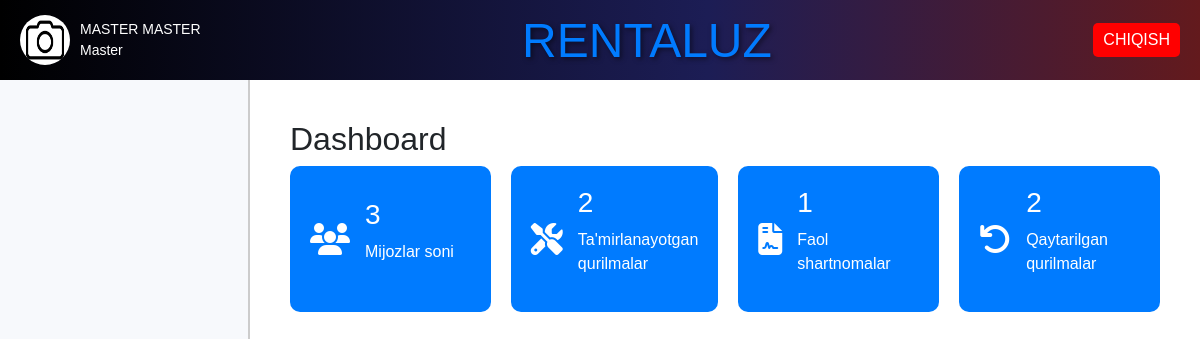
The app's page /home/ (signed in) with its own data.
### rental/models.py (models this page shows, shortened)
class CustomUser(AbstractUser):
    rasm=models.ImageField(default='static/img/default.jpg')
    ism = models.CharField(max_length=255)
    familiya = models.CharField(max_length=255)
    lavozimi = models.CharField(max_length=255)
    username = models.CharField(max_length=255, unique=True)
    password = models.CharField(max_length=255)
    is_staff = models.BooleanField(default=False)
    is_active = models.BooleanField(default=True)

### rental/views.py (the view)
# urls.py: path('home/',HomeView.as_view(),name='home'),
class HomeView(LoginRequiredMixin,View):
    def get(self,request):
        mijozlar_soni=Mijozlar.objects.count()
        jami_qurilmalar = Qurilmalar.objects.count()
        faol_shartnomalar = Prokat.objects.filter(qaytarish__isnull=True).count()
        qaytarilgan_soni = Qaytarish.objects.count()
        tamirlashdagi_qurilmalar = Tamirlash.objects.count()
        context = {
            'mijozlar_soni':mijozlar_soni,
            'jami_qurilmalar': jami_qurilmalar,
            'faol_shartnomalar': faol_shartnomalar,
            'qaytarilgan_soni': qaytarilgan_soni,
            'tamirlashdagi_qurilmalar': tamirlashdagi_qurilmalar,
        }
        return render(request,'home.html',context)

### templates/home.html (shortened to what this page needs)
<!DOCTYPE html>
<html lang="en">
{% load static %}
<head>
    <link rel="stylesheet" href="https://stackpath.bootstrapcdn.com/bootstrap/4.5.2/css/bootstrap.min.css">
    <link rel="stylesheet" href="https://cdnjs.cloudflare.com/ajax/libs/font-awesome/5.15.4/css/all.min.css">
    <link rel="stylesheet" href="{% static 'css/styles.css' %}">
    <link rel="stylesheet" href="https://code.jquery.com/ui/1.12.1/themes/base/jquery-ui.css">
</head>
<body>
    <div class="header">
        <div class="profile-info" onclick="openModal()">
            <img src="{{ request.user.rasm.url }}" alt="Profile Picture" class="profile-pic">
            <div class="profile-details">
                <span>{{ request.user.ism }} {{ request.user.familiya }}</span><br>
                <span>{{ request.user.lavozimi }}</span>
            </div>
        </div>
        <div class="logo">
            <div class="text"><a href="{% url 'home' %}" style="text-decoration: none;">RENTALUZ</a></div>
        </div>
        <div>
            <button class="logout" onclick="window.location.href='{% url 'logout' %}'">CHIQISH</button>
        </div>
    </div>
    <div class="layout">
        <nav class="menu" id="sidebar">
        </nav>
        <main class="main-content">
            {% block content %}
            {%if request.path == '/home/' %}
            <div class="dashboard">
                <h2>Dashboard</h2>
                <div class="stats">
                    <div class="stat-item">
                        <i class="fas fa-users fa-2x"></i>
                        <div class="stat-info">
                            <h3>{{ mijozlar_soni }}</h3>
                            <p>Mijozlar soni</p>
                        </div>
                    </div>
                    <div class="stat-item">
                        <i class="fas fa-tools fa-2x"></i>
                        <div class="stat-info">
                            <h3>{{ tamirlashdagi_qurilmalar }}</h3>
                            <p>Ta'mirlanayotgan qurilmalar</p>
                        </div>
                    </div>
                    <div class="stat-item">
                        <i class="fas fa-file-contract fa-2x"></i>
                        <div class="stat-info">
                            <h3>{{ faol_shartnomalar }}</h3>
                            <p>Faol shartnomalar</p>
                        </div>
                    </div>
                    <div class="stat-item">
                        <i class="fas fa-undo fa-2x"></i>
                        <div class="stat-info">
                            <h3>{{ qaytarilgan_soni }}</h3>
                            <p>Qaytarilgan qurilmalar</p>
                        </div>
                    </div>
                </div>
            </div>
            {%endif%}
            {% endblock %}
        </main>
    </div>
    <link rel="stylesheet" href="https://code.jquery.com/ui/1.12.1/themes/base/jquery-ui.css">
</body>
</html>

### static/css/styles.css (style rules this page uses)
body { font-family: Arial, sans-serif; margin: 0; padding: 0; background-color: #f7f9fc; }
.header { background: linear-gradient(90deg, rgba(0, 0, 0, 1) 0%, rgba(28, 29, 85, 1) 59%, rgba(99, 26, 29, 1) 100%); color: #fff; display: flex; justify-content: space-between; align-items: center; padding: 20px 0; }
.header .profile-info { display: flex; align-items: center; cursor: pointer; }
.header img { border-radius: 50%; width: 50px; height: 50px; margin-right: 10px; }
.header .profile-details { color: #fff; font-size: 14px; }
.header .logo { width: 300px; height: 80px; overflow: hidden; position: relative; }
.text { color: white; font-size: 40px; text-align: center; padding: 5px; white-space: normal; max-width: 90%; cursor: context-menu; }
.header .logout { background-color: #f00; color: #fff; padding: 5px 10px; border: none; border-radius: 5px; cursor: pointer; }
.layout { display: flex; height: calc(100vh - 50px); }
.menu { width: 250px; border-right: 2px solid #ccc; position: relative; overflow-y: auto; transition: width 0.3s ease; }
.main-content { flex: 1; padding: 20px; background-color: #fff; overflow-y: auto; transition: margin-left 0.3s ease; }

### templates/home.html (style rules this page uses)
body { font-family: Arial, sans-serif; margin: 0; padding: 0; background-color: #f7f9fc; }
.header { background: linear-gradient(90deg, rgba(0, 0, 0, 1) 0%, rgba(28, 29, 85, 1) 59%, rgba(99, 26, 29, 1) 100%); color: #fff; display: flex; justify-content: space-between; align-items: center; padding: 0px 20px; }
.header .profile-info { display: flex; align-items: center; cursor: pointer; }
.header img { border-radius: 50%; width: 50px; height: 50px; margin-right: 10px; }
.header .logo { width: 300px; height: 80px; position: relative; }
.header .logo div { position: absolute; top: 50%; left: 50%; transform: translate(-50%, -50%); width: auto; height: 100%; object-fit: cover; border-radius: 5px; text-align: center; font-size: 3em; background: linear-gradient(90deg, rgba(0, 0, 0, 1) 0%, rgba(28, 29, 85, 1) 59%, rgba(99, 26, 29, 1) 100%); -webkit-background-clip: text; color: transparent; text-shadow: 2px 2px 5px rgba(0, 0, 0, 0.5); }
.header .logout { background-color: #f00; color: #fff; padding: 5px 10px; border: none; border-radius: 5px; cursor: pointer; }
.layout { display: flex; height: calc(100vh - 50px); }
.menu { width: 250px; border-right: 2px solid #ccc; position: relative; overflow-y: auto; transition: width 0.3s ease; }
.main-content { flex: 1; padding: 20px; background-color: #fff; overflow-y: auto; transition: margin-left 0.3s ease; }
.dashboard { padding: 20px; }
.stats { display: flex; gap: 20px; justify-content: space-around; }
.stat-item { flex: 1; background: #007bff; color: white; padding: 20px; border-radius: 10px; display: flex; align-items: center; gap: 15px; }

### records on screen
CustomUser: user.rasm (placeholder picture), user.ism "MASTER", user.familiya "MASTER", user.lavozimi "Master"

### other values on screen
{{ mijozlar_soni }} "3"
{{ tamirlashdagi_qurilmalar }} "2"
{{ faol_shartnomalar }} "1"
{{ qaytarilgan_soni }} "2"
